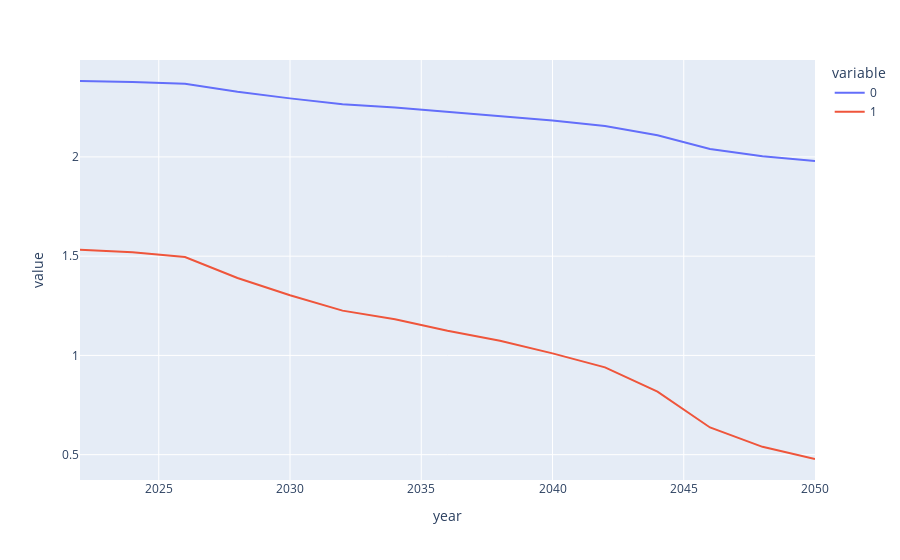

This figure's notebook cell:
### Code cell
hvac_results.columns = [num for num, line in enumerate(hvac_results.columns)]

px.line(hvac_results)

### Figure 1 — Plotly figure (JSON) as saved in the notebook; plotly's stock layout.template omitted (floating-point values rounded to 4 significant figures)
{"data": [{"hovertemplate": "variable=0<br>year=%{x}<br>value=%{y}<extra></extra>", "legendgroup": "0", "line": {"color": "#636efa", "dash": "solid"}, "marker": {"symbol": "circle"}, "mode": "lines", "name": "0", "orientation": "v", "showlegend": true, "type": "scatter", "x": [2022, 2024, 2026, 2028, 2030, 2032, 2034, 2036, 2038, 2040, 2042, 2044, 2046, 2048, 2050], "xaxis": "x", "y": [2.383, 2.378, 2.369, 2.328, 2.295, 2.265, 2.249, 2.227, 2.207, 2.183, 2.156, 2.109, 2.04, 2.003, 1.98], "yaxis": "y"}, {"hovertemplate": "variable=1<br>year=%{x}<br>value=%{y}<extra></extra>", "legendgroup": "1", "line": {"color": "#EF553B", "dash": "solid"}, "marker": {"symbol": "circle"}, "mode": "lines", "name": "1", "orientation": "v", "showlegend": true, "type": "scatter", "x": [2022, 2024, 2026, 2028, 2030, 2032, 2034, 2036, 2038, 2040, 2042, 2044, 2046, 2048, 2050], "xaxis": "x", "y": [1.532, 1.519, 1.496, 1.39, 1.303, 1.226, 1.182, 1.124, 1.074, 1.01, 0.9398, 0.8172, 0.637, 0.5394, 0.4781], "yaxis": "y"}], "layout": {"legend": {"title": {"text": "variable"}, "tracegroupgap": 0}, "margin": {"t": 60}, "xaxis": {"anchor": "y", "domain": [0, 1], "title": {"text": "year"}}, "yaxis": {"anchor": "x", "domain": [0, 1], "title": {"text": "value"}}}}
